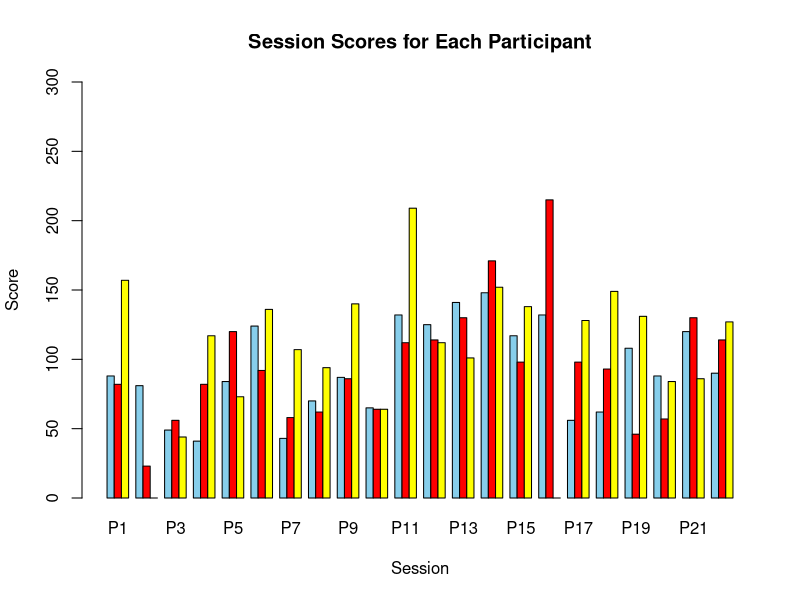
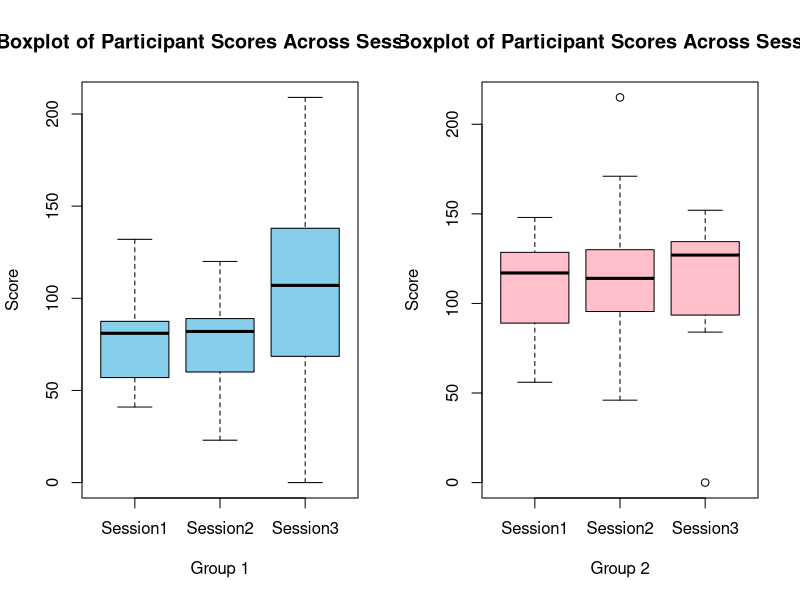
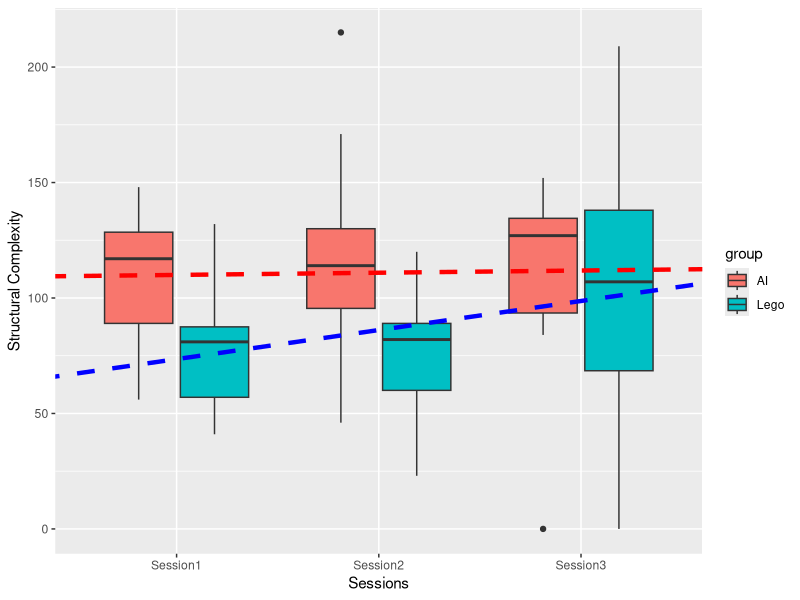
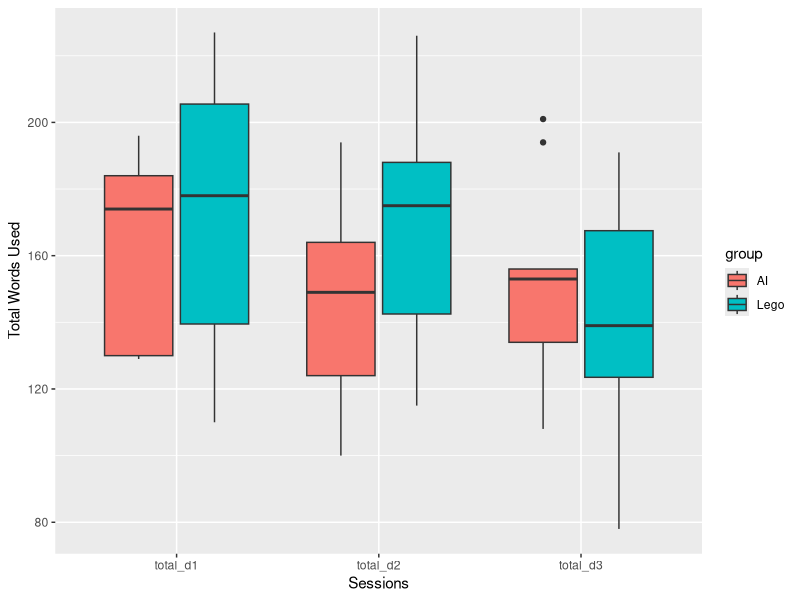
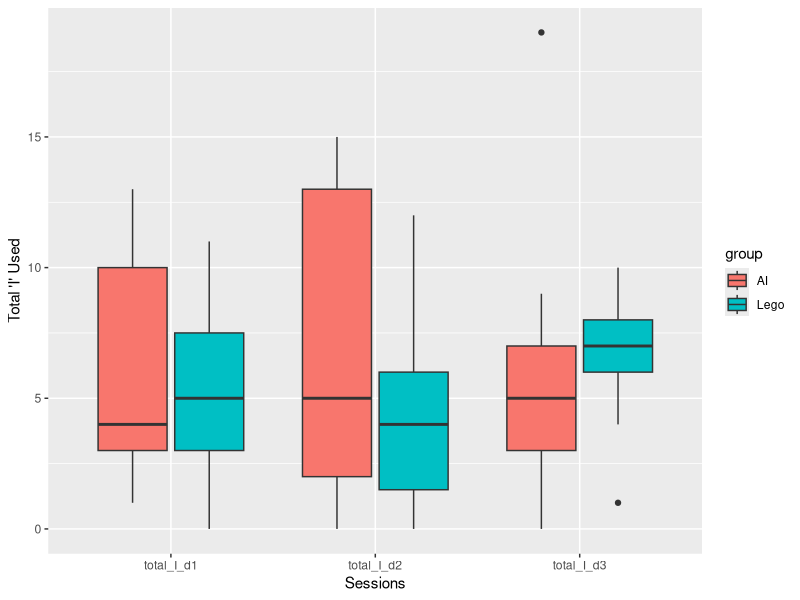
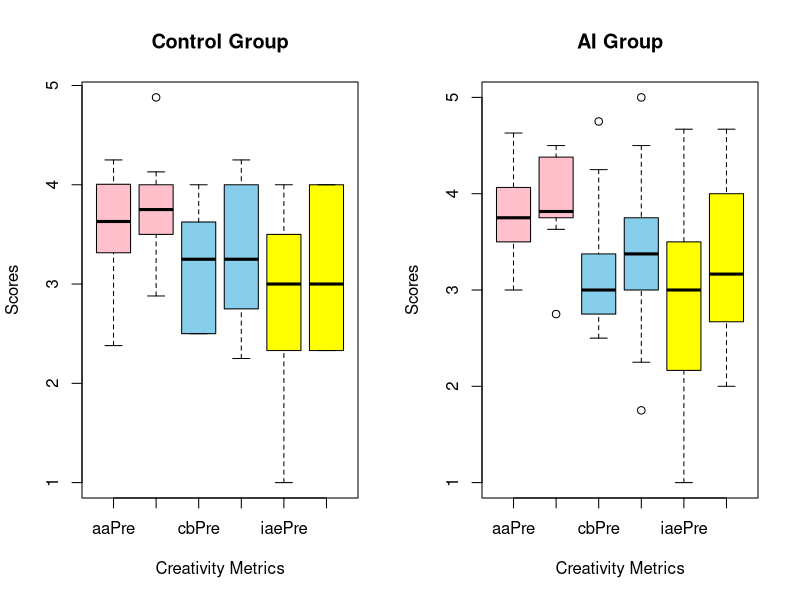

Write the R code that produced these figures, in order.
getwd()
setwd("/Users/ada1024/Downloads")


#structure complexity 
df <- read.csv("ParticipantTrackerSheet5.csv")
colnames(df) <- c("Participant", "Session1","Session2","Session3")
head(df)
dim(df)
attach(df)
#a
session_color <- c("skyblue","red","yellow")

# Transpose the data for plotting
df_transposed <- as.data.frame(t(df[, -1]))
colnames(df_transposed) <- df$Participant

# Create a bar plot with sessions on the x-axis and the same color for all sessions
barplot(as.matrix(df_transposed), beside = TRUE, col = rep(session_color, ncol(df_transposed)),
        names.arg = colnames(df_transposed), main = "Session Scores for Each Participant",
        xlab = "Session", ylab = "Score", border = "black", ylim = c(0, 300))


install.packages("reshape2")
library(reshape2)
#df_melted <- melt(df[1:11,], id.vars = "Participant")
df_melted <- melt(df, id.vars = "Participant")

#sepearate boxplot
df_melted1 <- melt(df[1:11,], id.vars = "Participant")
par(mfrow = c(1, 2))

boxplot(value ~ variable, data = df_melted1, col = c("skyblue"),
        main = "Boxplot of Participant Scores Across Sessions",
        xlab = "Group 1", ylab = "Score")


df_melted2 <- melt(df[12:22,], id.vars = "Participant")
boxplot(value ~ variable, data = df_melted2, col = "pink",
        main = "Boxplot of Participant Scores Across Sessions",
        xlab = "Group 2", ylab = "Score")


library(ggplot2)

# create a data frame
df_melted$group <- c(rep("Lego", 11), rep("AI", 22 - 11))
ggp <- ggplot(df_melted, aes(x=variable, y=value, fill=group)) + 
  geom_boxplot()


# conducting non parametric test 
df_melted1_s1 <- df_melted1[df_melted1$variable == "Session1",]
df_melted2_s1 <- df_melted2[df_melted2$variable == "Session1",]
mean(df_melted1_s1[,"value"])
mean(df_melted2_s1[,"value"])
wilcox.test(df_melted1_s1[,"value"],df_melted2_s1[,"value"])

df_melted1_s2 <- df_melted1[df_melted1$variable == "Session2",]
df_melted2_s2 <- df_melted2[df_melted2$variable == "Session2",]
mean(df_melted1_s2[,"value"])
mean(df_melted2_s2[,"value"])
wilcox.test(df_melted1_s2[,"value"],df_melted2_s2[,"value"])


df_melted1_s3 <- df_melted1[df_melted1$variable == "Session3",]
df_melted2_s3 <- df_melted2[df_melted2$variable == "Session3",]
mean(df_melted1_s3[,"value"])
mean(df_melted2_s3[,"value"])
wilcox.test(df_melted1_s3[,"value"],df_melted2_s3[,"value"])

# comparing the regression model
######Group 1
g1_s1 <- mean(df_melted1_s1$value)
g1_s2 <- mean(df_melted1_s2$value)
g1_s3 <- mean(df_melted1_s3$value)

x <- c("Session1","Session2","Session3")
x <- c(1,2,3)
y <- c(g1_s1,g1_s2,g1_s3)
model1 <- lm(y~x)

#####Group 2 
g2_s1 <- mean(df_melted2_s1$value)
g2_s2 <- mean(df_melted2_s2$value)
g2_s3 <- mean(df_melted2_s3$value)

y2 <- c(g2_s1,g2_s2,g2_s3)
model2 <- lm(y2 ~ x)

summary(model1)
summary(model2)

# Add the regression line

ggp <- ggp + geom_abline(intercept = coef(model1)[1], slope = coef(model1)[2], color="blue",  
                         linetype="dashed", size=1.5)
ggp + geom_abline(intercept = coef(model2)[1], slope = coef(model2)[2], color="red",  
                  linetype="dashed", size=1.5) + labs(x = "Sessions", y = "Structural Complexity")




setwd("/Users/ada1024/Downloads")
q_data <- read.csv("QualitativeData.csv")
head(q_data)


# create a data frame (total)

colnames(q_data) <- c("participant","total_d1", "total_I_d1","total_d2","total_I_d2","total_d3","total_I_d3")
q_data_1 <- q_data[, c("participant","total_d1","total_d2","total_d3")]

data_long <- reshape2::melt(q_data_1, id.vars = "participant")

data_long$group <- c(rep("Lego", 11), rep("AI", 20 - 11))
ggp2 <- ggplot(data_long, aes(x=variable, y=value, fill=group)) + 
  geom_boxplot() +  labs(x = "Sessions", y = "Total Words Used")
ggp2

# "I" 
q_data_2 <- q_data[, c("participant","total_I_d1","total_I_d2","total_I_d3")]

data_long_i <- reshape2::melt(q_data_2, id.vars = "participant")

data_long_i$group <- c(rep("Lego", 11), rep("AI", 20 - 11))
ggp3 <- ggplot(data_long_i, aes(x=variable, y=value, fill=group)) + 
  geom_boxplot() +  labs(x = "Sessions", y = "Total 'I' Used")
ggp3
# comparing the difference
wilcox.test(data_long$value[data_long$group == "Lego"],data_long$value[data_long$group == "AI"])
wilcox.test(data_long_i$value[data_long$group == "Lego"],data_long_i$value[data_long$group == "AI"])
# no difference



############
# survey question
setwd("/Users/ada1024/Downloads")
survey2 <- read.csv("G2_11_30.csv")
head(survey2)
attach(survey2)


###################### survey 1
survey1 <- read.csv("G1_11_30.csv")

#conducting test 
survey1 <- survey1[1:11,]
mean(survey1$aaPre)
mean(survey1[1:10,]$aaPost)
#increased 

par(mfrow = c(1, 2))
boxplot_data <- survey1[, c("aaPre", "aaPost", "cbPre", "cbPost", "iaePre", "iaePost")]

# Creating boxplot with related pairs having the same color
boxplot(boxplot_data, col = c("pink", "pink", "skyblue", "skyblue", "yellow", "yellow"),
        names = c("aaPre", "aaPost", "cbPre", "cbPost", "iaePre", "iaePost"),
        main = "Control Group",
        ylab = "Scores", xlab = "Creativity Metrics")

###################### survey 2
boxplot_data_2 <- survey2[, c("aaPre", "aaPost", "cbPre", "cbPost", "iaePre", "iaePost")]

# Creating boxplot with related pairs having the same color
boxplot(boxplot_data_2, col = c("pink", "pink", "skyblue", "skyblue", "yellow", "yellow"),
        names = c("aaPre", "aaPost", "cbPre", "cbPost", "iaePre", "iaePost"),
        main = "AI Group",
       ylab = "Scores",xlab = "Creativity Metrics")
